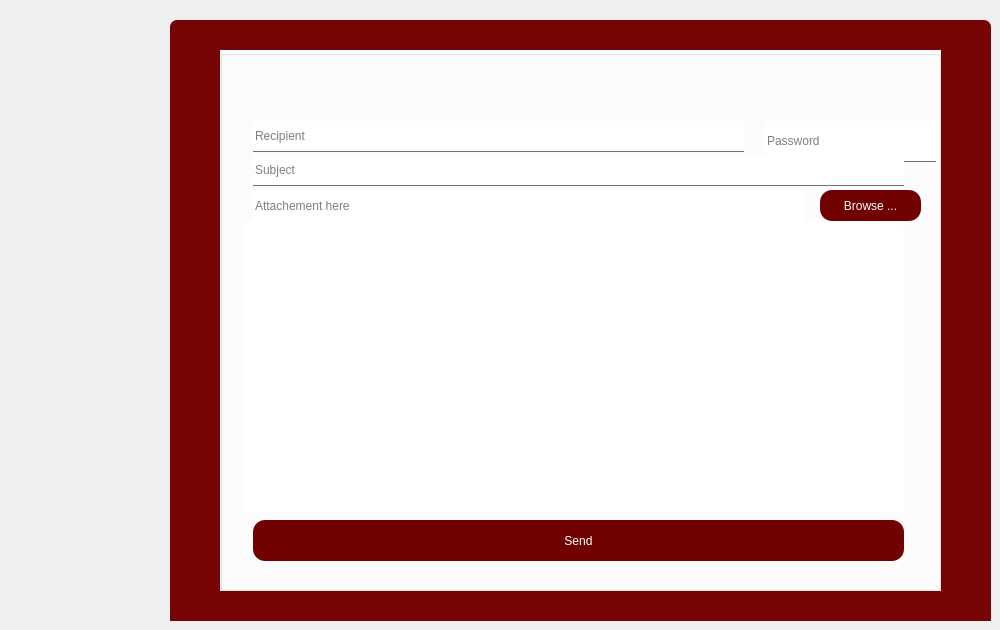
    <widget class="QWidget" name="tab_18">
     <attribute name="title">
      <string>Mail</string>
     </attribute>
     <widget class="QFrame" name="frame_25">
      <property name="geometry">
       <rect>
        <x>170</x>
        <y>20</y>
        <width>821</width>
        <height>601</height>
       </rect>
      </property>
      <property name="styleSheet">
       <string notr="true">QFrame { /* The tab widget frame */
border-top: 2px solid #2a2a2a; 
border-left: 2px solid #2a2a2a;
border-right: 2px solid #2a2a2a ; 
border-bottom: 2px solid #2a2a2a; 
background: #760404;
	
	
	/*border-top-color: rgb(0, 0, 0);*/

}
QFrame{
left: 0px; /* move to the right by 5px */
}
QFrame {

border: 20px  #535353;
border-bottom-color: #535353; 
border-top-left-radius: 7px;
border-top-right-radius: 7px;
min-width: 90px;
padding: 12px;
color: rgb(50, 50, 162);
	color: rgb(0, 0, 0);
font-size:11.5px;
font-family:Georgia, Helvetica, sans-serif;
font-weight:500;
}
QFrame::tab:selected,QTabBar::tab:hover {
	
	
	color: rgb(0, 0, 0);
	background-color: rgb(255, 255, 255);
}
QFrame::tab:selected {
border-color: #760404;
border-bottom-color: #760404; /* same as pane color */
color: #760404;
font-size: 18px;
font-family:Georgia,Solid;
font-weight:500;

}
QFrame::tab:!selected {
margin-top: 5px; /* make non-selected tabs look smaller */
}</string>
      </property>
      <property name="frameShape">
       <enum>QFrame::StyledPanel</enum>
      </property>
      <property name="frameShadow">
       <enum>QFrame::Raised</enum>
      </property>
      <widget class="QGroupBox" name="groupBox_21">
       <property name="geometry">
        <rect>
         <x>50</x>
         <y>30</y>
         <width>721</width>
         <height>541</height>
        </rect>
       </property>
       <property name="styleSheet">
        <string notr="true">background:white;</string>
       </property>
       <property name="title">
        <string/>
       </property>
       <widget class="QPushButton" name="browseBtn_3">
        <property name="geometry">
         <rect>
          <x>600</x>
          <y>140</y>
          <width>101</width>
          <height>31</height>
         </rect>
        </property>
        <property name="styleSheet">
         <string notr="true">QPushButton{
color:white;
border-radius:12px;
font: 12pt  'Georgia';
background:#710100;
}

QPushButton:hover{
border-radius:12px;
font: 12pt  'Georgia';
background:#D32028;
color:white;

}
</string>
        </property>
        <property name="text">
         <string>Browse ...</string>
        </property>
       </widget>
       <widget class="QLineEdit" name="mail_pass_3">
        <property name="geometry">
         <rect>
          <x>545</x>
          <y>71</y>
          <width>171</width>
          <height>41</height>
         </rect>
        </property>
        <property name="styleSheet">
         <string notr="true">background:white;
font: 12pt  'Georgia';
border-bottom:1px solid #717072;</string>
        </property>
        <property name="frame">
         <bool>false</bool>
        </property>
        <property name="echoMode">
         <enum>QLineEdit::Password</enum>
        </property>
        <property name="placeholderText">
         <string>Password</string>
        </property>
       </widget>
       <widget class="QLineEdit" name="subject_3">
        <property name="geometry">
         <rect>
          <x>33</x>
          <y>105</y>
          <width>651</width>
          <height>31</height>
         </rect>
        </property>
        <property name="styleSheet">
         <string notr="true">background:white;
font: 12pt  'Georgia';
border-bottom:1px solid #717072;</string>
        </property>
        <property name="frame">
         <bool>false</bool>
        </property>
        <property name="placeholderText">
         <string>Subject</string>
        </property>
       </widget>
       <widget class="QPushButton" name="sendBtn_3">
        <property name="geometry">
         <rect>
          <x>33</x>
          <y>470</y>
          <width>651</width>
          <height>41</height>
         </rect>
        </property>
        <property name="styleSheet">
         <string notr="true">QPushButton{
color:white;
border-radius:12px;
font: 12pt  'Georgia';
background:#710100;
}

QPushButton:hover{
border-radius:12px;
font: 12pt  'Georgia';
background:#D32028;
color:white;

}
</string>
        </property>
        <property name="text">
         <string>Send</string>
        </property>
       </widget>
       <widget class="QLineEdit" name="rcpt_3">
        <property name="geometry">
         <rect>
          <x>33</x>
          <y>71</y>
          <width>491</width>
          <height>31</height>
         </rect>
        </property>
        <property name="styleSheet">
         <string notr="true">background:white;
font: 12pt  'Georgia';
border-bottom:1px solid #717072;</string>
        </property>
        <property name="frame">
         <bool>false</bool>
        </property>
        <property name="placeholderText">
         <string>Recipient</string>
        </property>
       </widget>
       <widget class="QLineEdit" name="file_3">
        <property name="geometry">
         <rect>
          <x>33</x>
          <y>141</y>
          <width>551</width>
          <height>31</height>
         </rect>
        </property>
        <property name="styleSheet">
         <string notr="true">background:white;
font: 12pt  'Georgia';
border-bottom:1px solid #717072;</string>
        </property>
        <property name="frame">
         <bool>false</bool>
        </property>
        <property name="placeholderText">
         <string>Attachement here</string>
        </property>
       </widget>
       <widget class="QTextEdit" name="textEdit">
        <property name="geometry">
         <rect>
          <x>23</x>
          <y>171</y>
          <width>661</width>
          <height>291</height>
         </rect>
        </property>
        <property name="styleSheet">
         <string notr="true">background:white;</string>
        </property>
       </widget>
      </widget>
     </widget>
    </widget>
